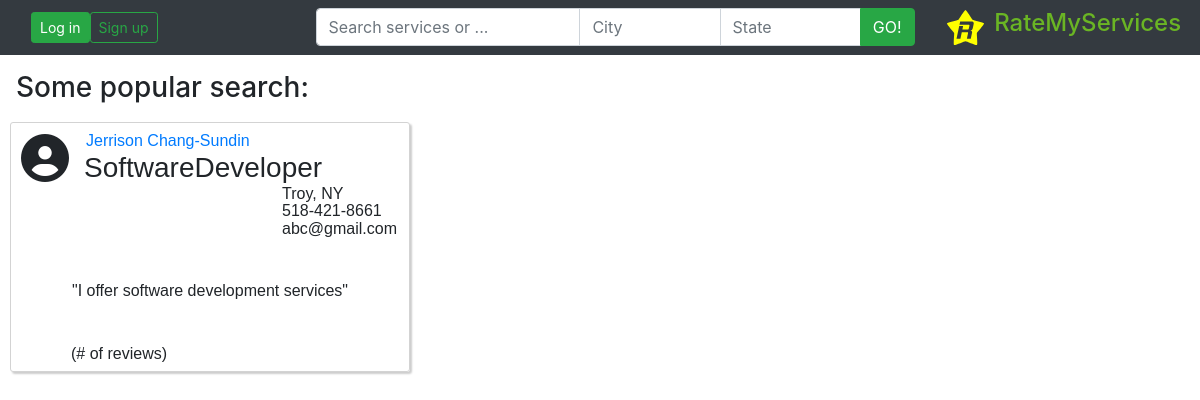
The page / on the database its author committed.
### RateMyServices/models.py (models this page shows, shortened)
class ProfessionalUser(models.Model):
	generalUserID = models.ForeignKey(User, on_delete=models.CASCADE)
	title = models.CharField(max_length=30, default='')
	description = models.CharField(max_length=200, default='')
	avg_rating = models.FloatField(default=0.0)

### accounts/models.py (models this page shows, shortened)
class User(AbstractBaseUser):
    email   = models.EmailField(max_length=255,unique=True)
    active  = models.BooleanField(default=True)
    staff   = models.BooleanField(default=False) # a admin user; non super-user
    admin   = models.BooleanField(default=False) # a superuser
    first_name  = models.CharField(max_length=30,null=True,blank=False)
    last_name   = models.CharField(max_length=30,null=True,blank=False)
    professional = models.BooleanField(default=False)
    state       = models.CharField(max_length=30,null=True,blank=False)
    city        = models.CharField(max_length=30,null=True,blank=False)
    zips        = models.CharField(max_length=5,null=True,blank=False)
    street      = models.CharField(max_length=100,null=True,blank=False)
    phone       = models.CharField(max_length=12,null=True,blank=False)
    USERNAME_FIELD = 'email'
    REQUIRED_FIELDS = ['first_name','last_name'] # Email & Password are required by default.
    objects = UserManager()

### RateMyServices/views.py (the view)
# urls.py: path('', views.index, name='index'),
def index(request):
	pUsers = ProfessionalUser.objects.all()
	gUser = User.objects.get(id= 2) #id = 2 : for testing purposes
	context = {
		'pUsers': pUsers,
		'gUser': gUser
	}
	return render(request, 'RateMyServices/index.html', context)

### RateMyServices/templates/RateMyServices/index.html (shortened to what this page needs)
{% extends "RateMyServices/base.html" %}
{% block content %}
	<h3 class="pl-3 pt-3">Some popular search:</h3>
	{% if pUsers %}
		{% for p in pUsers %}
			<div class="match-card" >
				<div class="puser-container">
					<i class="fa fa-user-circle fa-3x"></i>
					<div class="puser-text">
						<a href="{% url 'RateMyServices:professional_profile' p.id %}"><p>{{p.generalUserID.first_name}} {{p.generalUserID.last_name}}</p></a>
						<h3>{{p.title}}</h3>
					</div>
					<div class="contact-info">
						<p>{{p.generalUserID.city}}, {{p.generalUserID.state}}</p>
						<p>{{p.generalUserID.phone}}</p>
						<p>{{p.generalUserID.email}}</p>
					</div>
					<div class="description">
						<p>"{{p.description}}"</p>
					</div>
					<div class="rating">
						<p>{{p.num_rating}}(# of reviews)</p>
					</div>
				</div>
			</div>
		{% endfor %}
	{% else %}
		<p>No users are available.<p>
	{% endif %}
{% endblock %}

### RateMyServices/static/RateMyServices/css/customstyle_revemp.css (style rules this page uses)
.match-card { cursor: default; font-family: sans-serif; display: inline-block; margin: 10px; padding: 8px 10px; width: 400px; height: 250px; border: 1px solid lightgray; border-radius: 3px; box-shadow: rgba(0, 0, 0, 0.2) 2px 2px 2px 0; line-height: 95%; }
.match-card p, .match-card h4 { margin: 2px; }
.match-card h3 { margin: 0; }
.puser-container { display: grid; width: 100%; height: 100%; margin: 0; grid-template-columns: auto 1fr; grid-template-rows: auto auto auto 1fr auto; grid-template-areas: "profile-pic puser-text" "service service" "contact-info contact-info" "description description" "rates rating"; align-items: center; }
.puser-text { grid-area: puser-text; padding: 0 0 0 15px; }
.match-card .contact-info { grid-area: contact-info; justify-self: end; }
.match-card .description { grid-area: description; justify-self: center; }
.match-card .rating { grid-area: rating; }

### rows shown on the page
ProfessionalUser: generalUserID.first_name "Jerrison", generalUserID.last_name "Chang-Sundin", title "SoftwareDeveloper", generalUserID.city "Troy", generalUserID.state "NY", generalUserID.phone "518-421-8661", generalUserID.email "abc@gmail.com", description "I offer software development services"
